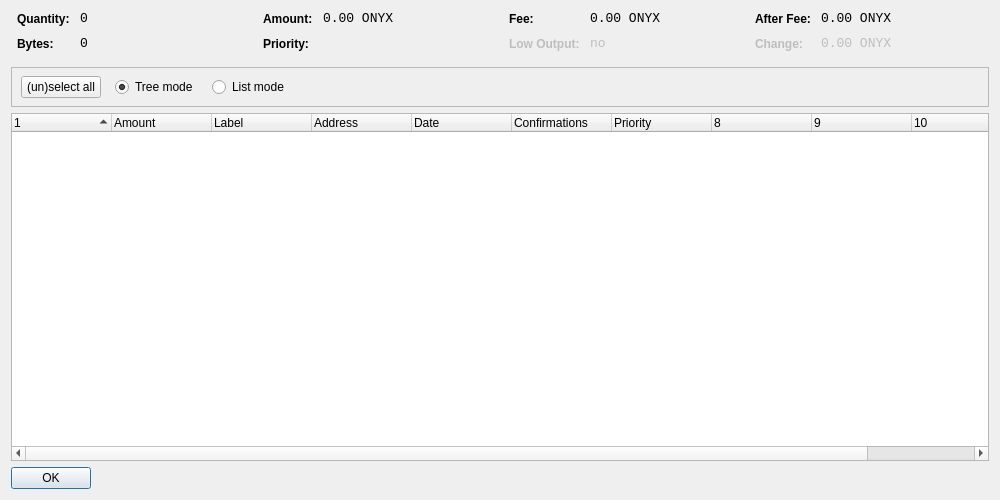
<?xml version="1.0" encoding="UTF-8"?>
<ui version="4.0">
 <class>CoinControlDialog</class>
 <widget class="QDialog" name="CoinControlDialog">
  <property name="geometry">
   <rect>
    <x>0</x>
    <y>0</y>
    <width>1000</width>
    <height>500</height>
   </rect>
  </property>
  <property name="windowTitle">
   <string>Coin Control</string>
  </property>
  <layout class="QVBoxLayout" name="verticalLayout">
   <item>
    <layout class="QHBoxLayout" name="horizontalLayoutTop" stretch="0,0,0,0">
     <property name="topMargin">
      <number>0</number>
     </property>
     <property name="bottomMargin">
      <number>10</number>
     </property>
     <item>
      <layout class="QFormLayout" name="formLayoutCoinControl1">
       <property name="horizontalSpacing">
        <number>10</number>
       </property>
       <property name="verticalSpacing">
        <number>10</number>
       </property>
       <property name="leftMargin">
        <number>6</number>
       </property>
       <property name="rightMargin">
        <number>6</number>
       </property>
       <item row="0" column="0">
        <widget class="QLabel" name="labelCoinControlQuantityText">
         <property name="styleSheet">
          <string notr="true">font-weight:bold;</string>
         </property>
         <property name="text">
          <string>Quantity:</string>
         </property>
        </widget>
       </item>
       <item row="0" column="1">
        <widget class="QLabel" name="labelCoinControlQuantity">
         <property name="font">
          <font>
           <family>Monospace</family>
           <pointsize>10</pointsize>
          </font>
         </property>
         <property name="cursor">
          <cursorShape>IBeamCursor</cursorShape>
         </property>
         <property name="contextMenuPolicy">
          <enum>Qt::ActionsContextMenu</enum>
         </property>
         <property name="text">
          <string notr="true">0</string>
         </property>
         <property name="textInteractionFlags">
          <set>Qt::LinksAccessibleByMouse|Qt::TextSelectableByKeyboard|Qt::TextSelectableByMouse</set>
         </property>
        </widget>
       </item>
       <item row="1" column="0">
        <widget class="QLabel" name="labelCoinControlBytesText">
         <property name="styleSheet">
          <string notr="true">font-weight:bold;</string>
         </property>
         <property name="text">
          <string>Bytes:</string>
         </property>
        </widget>
       </item>
       <item row="1" column="1">
        <widget class="QLabel" name="labelCoinControlBytes">
         <property name="font">
          <font>
           <family>Monospace</family>
           <pointsize>10</pointsize>
          </font>
         </property>
         <property name="cursor">
          <cursorShape>IBeamCursor</cursorShape>
         </property>
         <property name="contextMenuPolicy">
          <enum>Qt::ActionsContextMenu</enum>
         </property>
         <property name="text">
          <string notr="true">0</string>
         </property>
         <property name="textInteractionFlags">
          <set>Qt::LinksAccessibleByMouse|Qt::TextSelectableByKeyboard|Qt::TextSelectableByMouse</set>
         </property>
        </widget>
       </item>
      </layout>
     </item>
     <item>
      <layout class="QFormLayout" name="formLayoutCoinControl2">
       <property name="horizontalSpacing">
        <number>10</number>
       </property>
       <property name="verticalSpacing">
        <number>10</number>
       </property>
       <property name="leftMargin">
        <number>6</number>
       </property>
       <property name="rightMargin">
        <number>6</number>
       </property>
       <item row="0" column="0">
        <widget class="QLabel" name="labelCoinControlAmountText">
         <property name="styleSheet">
          <string notr="true">font-weight:bold;</string>
         </property>
         <property name="text">
          <string>Amount:</string>
         </property>
        </widget>
       </item>
       <item row="0" column="1">
        <widget class="QLabel" name="labelCoinControlAmount">
         <property name="font">
          <font>
           <family>Monospace</family>
           <pointsize>10</pointsize>
          </font>
         </property>
         <property name="cursor">
          <cursorShape>IBeamCursor</cursorShape>
         </property>
         <property name="contextMenuPolicy">
          <enum>Qt::ActionsContextMenu</enum>
         </property>
         <property name="text">
          <string notr="true">0.00 ONYX</string>
         </property>
         <property name="textInteractionFlags">
          <set>Qt::LinksAccessibleByMouse|Qt::TextSelectableByKeyboard|Qt::TextSelectableByMouse</set>
         </property>
        </widget>
       </item>
       <item row="1" column="0">
        <widget class="QLabel" name="labelCoinControlPriorityText">
         <property name="styleSheet">
          <string notr="true">font-weight:bold;</string>
         </property>
         <property name="text">
          <string>Priority:</string>
         </property>
        </widget>
       </item>
       <item row="1" column="1">
        <widget class="QLabel" name="labelCoinControlPriority">
         <property name="font">
          <font>
           <family>Monospace</family>
           <pointsize>10</pointsize>
          </font>
         </property>
         <property name="cursor">
          <cursorShape>IBeamCursor</cursorShape>
         </property>
         <property name="contextMenuPolicy">
          <enum>Qt::ActionsContextMenu</enum>
         </property>
         <property name="text">
          <string/>
         </property>
         <property name="textInteractionFlags">
          <set>Qt::LinksAccessibleByMouse|Qt::TextSelectableByKeyboard|Qt::TextSelectableByMouse</set>
         </property>
        </widget>
       </item>
      </layout>
     </item>
     <item>
      <layout class="QFormLayout" name="formLayoutCoinControl3">
       <property name="horizontalSpacing">
        <number>10</number>
       </property>
       <property name="verticalSpacing">
        <number>10</number>
       </property>
       <property name="leftMargin">
        <number>6</number>
       </property>
       <property name="rightMargin">
        <number>6</number>
       </property>
       <item row="0" column="0">
        <widget class="QLabel" name="labelCoinControlFeeText">
         <property name="styleSheet">
          <string notr="true">font-weight:bold;</string>
         </property>
         <property name="text">
          <string>Fee:</string>
         </property>
        </widget>
       </item>
       <item row="0" column="1">
        <widget class="QLabel" name="labelCoinControlFee">
         <property name="font">
          <font>
           <family>Monospace</family>
           <pointsize>10</pointsize>
          </font>
         </property>
         <property name="cursor">
          <cursorShape>IBeamCursor</cursorShape>
         </property>
         <property name="contextMenuPolicy">
          <enum>Qt::ActionsContextMenu</enum>
         </property>
         <property name="text">
          <string notr="true">0.00 ONYX</string>
         </property>
         <property name="textInteractionFlags">
          <set>Qt::LinksAccessibleByMouse|Qt::TextSelectableByKeyboard|Qt::TextSelectableByMouse</set>
         </property>
        </widget>
       </item>
       <item row="1" column="0">
        <widget class="QLabel" name="labelCoinControlLowOutputText">
         <property name="enabled">
          <bool>false</bool>
         </property>
         <property name="styleSheet">
          <string notr="true">font-weight:bold;</string>
         </property>
         <property name="text">
          <string>Low Output:</string>
         </property>
        </widget>
       </item>
       <item row="1" column="1">
        <widget class="QLabel" name="labelCoinControlLowOutput">
         <property name="enabled">
          <bool>false</bool>
         </property>
         <property name="font">
          <font>
           <family>Monospace</family>
           <pointsize>10</pointsize>
          </font>
         </property>
         <property name="cursor">
          <cursorShape>IBeamCursor</cursorShape>
         </property>
         <property name="contextMenuPolicy">
          <enum>Qt::ActionsContextMenu</enum>
         </property>
         <property name="text">
          <string notr="true">no</string>
         </property>
         <property name="textInteractionFlags">
          <set>Qt::LinksAccessibleByMouse|Qt::TextSelectableByKeyboard|Qt::TextSelectableByMouse</set>
         </property>
        </widget>
       </item>
      </layout>
     </item>
     <item>
      <layout class="QFormLayout" name="formLayoutCoinControl4">
       <property name="horizontalSpacing">
        <number>10</number>
       </property>
       <property name="verticalSpacing">
        <number>10</number>
       </property>
       <property name="leftMargin">
        <number>6</number>
       </property>
       <property name="rightMargin">
        <number>6</number>
       </property>
       <item row="0" column="0">
        <widget class="QLabel" name="labelCoinControlAfterFeeText">
         <property name="styleSheet">
          <string notr="true">font-weight:bold;</string>
         </property>
         <property name="text">
          <string>After Fee:</string>
         </property>
        </widget>
       </item>
       <item row="0" column="1">
        <widget class="QLabel" name="labelCoinControlAfterFee">
         <property name="font">
          <font>
           <family>Monospace</family>
           <pointsize>10</pointsize>
          </font>
         </property>
         <property name="cursor">
          <cursorShape>IBeamCursor</cursorShape>
         </property>
         <property name="contextMenuPolicy">
          <enum>Qt::ActionsContextMenu</enum>
         </property>
         <property name="text">
          <string notr="true">0.00 ONYX</string>
         </property>
         <property name="textInteractionFlags">
          <set>Qt::LinksAccessibleByMouse|Qt::TextSelectableByKeyboard|Qt::TextSelectableByMouse</set>
         </property>
        </widget>
       </item>
       <item row="1" column="0">
        <widget class="QLabel" name="labelCoinControlChangeText">
         <property name="enabled">
          <bool>false</bool>
         </property>
         <property name="styleSheet">
          <string notr="true">font-weight:bold;</string>
         </property>
         <property name="text">
          <string>Change:</string>
         </property>
        </widget>
       </item>
       <item row="1" column="1">
        <widget class="QLabel" name="labelCoinControlChange">
         <property name="enabled">
          <bool>false</bool>
         </property>
         <property name="font">
          <font>
           <family>Monospace</family>
           <pointsize>10</pointsize>
          </font>
         </property>
         <property name="cursor">
          <cursorShape>IBeamCursor</cursorShape>
         </property>
         <property name="contextMenuPolicy">
          <enum>Qt::ActionsContextMenu</enum>
         </property>
         <property name="text">
          <string notr="true">0.00 ONYX</string>
         </property>
         <property name="textInteractionFlags">
          <set>Qt::LinksAccessibleByMouse|Qt::TextSelectableByKeyboard|Qt::TextSelectableByMouse</set>
         </property>
        </widget>
       </item>
      </layout>
     </item>
    </layout>
   </item>
   <item>
    <widget class="QFrame" name="frame">
     <property name="minimumSize">
      <size>
       <width>0</width>
       <height>40</height>
      </size>
     </property>
     <property name="frameShape">
      <enum>QFrame::StyledPanel</enum>
     </property>
     <property name="frameShadow">
      <enum>QFrame::Sunken</enum>
     </property>
     <widget class="QWidget" name="horizontalLayoutWidget">
      <property name="geometry">
       <rect>
        <x>10</x>
        <y>0</y>
        <width>781</width>
        <height>41</height>
       </rect>
      </property>
      <layout class="QHBoxLayout" name="horizontalLayoutPanel" stretch="0,0,0,0,0">
       <property name="spacing">
        <number>14</number>
       </property>
       <item>
        <widget class="QPushButton" name="pushButtonSelectAll">
         <property name="sizePolicy">
          <sizepolicy hsizetype="Maximum" vsizetype="Fixed">
           <horstretch>0</horstretch>
           <verstretch>0</verstretch>
          </sizepolicy>
         </property>
         <property name="text">
          <string>(un)select all</string>
         </property>
        </widget>
       </item>
       <item>
        <widget class="QRadioButton" name="radioTreeMode">
         <property name="sizePolicy">
          <sizepolicy hsizetype="Maximum" vsizetype="Fixed">
           <horstretch>0</horstretch>
           <verstretch>0</verstretch>
          </sizepolicy>
         </property>
         <property name="text">
          <string>Tree mode</string>
         </property>
         <property name="checked">
          <bool>true</bool>
         </property>
        </widget>
       </item>
       <item>
        <widget class="QRadioButton" name="radioListMode">
         <property name="sizePolicy">
          <sizepolicy hsizetype="Maximum" vsizetype="Fixed">
           <horstretch>0</horstretch>
           <verstretch>0</verstretch>
          </sizepolicy>
         </property>
         <property name="text">
          <string>List mode</string>
         </property>
        </widget>
       </item>
       <item>
        <spacer name="horizontalSpacer">
         <property name="orientation">
          <enum>Qt::Horizontal</enum>
         </property>
         <property name="sizeHint" stdset="0">
          <size>
           <width>40</width>
           <height>20</height>
          </size>
         </property>
        </spacer>
       </item>
      </layout>
     </widget>
    </widget>
   </item>
   <item>
    <widget class="CoinControlTreeWidget" name="treeWidget">
     <property name="contextMenuPolicy">
      <enum>Qt::CustomContextMenu</enum>
     </property>
     <property name="sortingEnabled">
      <bool>false</bool>
     </property>
     <property name="columnCount">
      <number>11</number>
     </property>
     <attribute name="headerShowSortIndicator" stdset="0">
      <bool>true</bool>
     </attribute>
     <attribute name="headerStretchLastSection">
      <bool>false</bool>
     </attribute>
     <column>
      <property name="text">
       <string/>
      </property>
     </column>
     <column>
      <property name="text">
       <string>Amount</string>
      </property>
     </column>
     <column>
      <property name="text">
       <string>Label</string>
      </property>
     </column>
     <column>
      <property name="text">
       <string>Address</string>
      </property>
     </column>
     <column>
      <property name="text">
       <string>Date</string>
      </property>
     </column>
     <column>
      <property name="text">
       <string>Confirmations</string>
      </property>
      <property name="toolTip">
       <string>Confirmed</string>
      </property>
     </column>
     <column>
      <property name="text">
       <string>Priority</string>
      </property>
     </column>
     <column>
      <property name="text">
       <string/>
      </property>
     </column>
     <column>
      <property name="text">
       <string/>
      </property>
     </column>
     <column>
      <property name="text">
       <string/>
      </property>
     </column>
     <column>
      <property name="text">
       <string/>
      </property>
     </column>
    </widget>
   </item>
   <item>
    <widget class="QDialogButtonBox" name="buttonBox">
     <property name="sizePolicy">
      <sizepolicy hsizetype="Maximum" vsizetype="Fixed">
       <horstretch>0</horstretch>
       <verstretch>0</verstretch>
      </sizepolicy>
     </property>
     <property name="orientation">
      <enum>Qt::Horizontal</enum>
     </property>
     <property name="standardButtons">
      <set>QDialogButtonBox::Ok</set>
     </property>
    </widget>
   </item>
  </layout>
 </widget>
 <customwidgets>
  <customwidget>
   <class>CoinControlTreeWidget</class>
   <extends>QTreeWidget</extends>
   <header>coincontroltreewidget.h</header>
  </customwidget>
 </customwidgets>
 <resources/>
 <connections/>
</ui>
